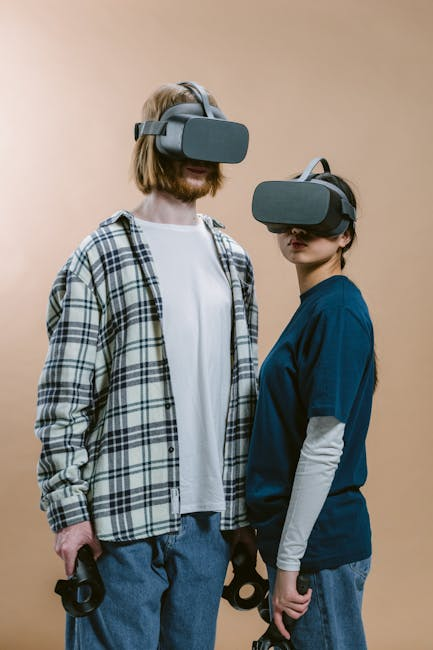
#> input picture Image Resizing & Reshaping/7047294.jpg, 433 x 650 px, found by its file name
$ python cropped.py
#> lines starting #> are read from the running program, lines starting #| are printed output that depends on the picture
import cv2

image = cv2.imread("Image Resizing & Reshaping\\7047294.jpg")
#> image is the input picture: shape (650, 433, 3); mean B, G, R 129.1, 136.1, 142.4

if image is not None:
    print("Image Loaded")

    cropped = image[50:450, 30:500] # [start-Y-axis:End-Y-axis, start-X-axis:End-X-axis]
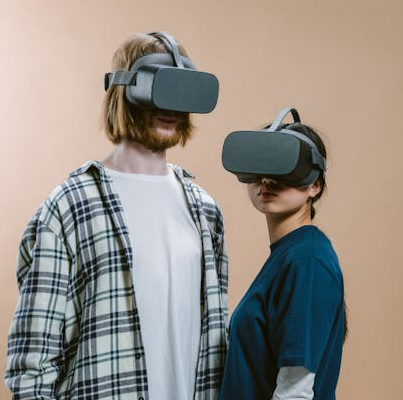
#> cropped: shape (400, 403, 3); mean B, G, R 136.9, 144.3, 151
    cv2.imshow("Original", image)
    cv2.imshow("Cropped", cropped)
    cv2.imwrite("Image Resizing & Reshaping\\cropped.png", cropped)
    cv2.waitKey(0)
    cv2.destroyAllWindows()

else:
    print("Image Could'nt Load")

$ run again, with Image Resizing & Reshaping/8337512.jpg copied over Image Resizing & Reshaping/7047294.jpg
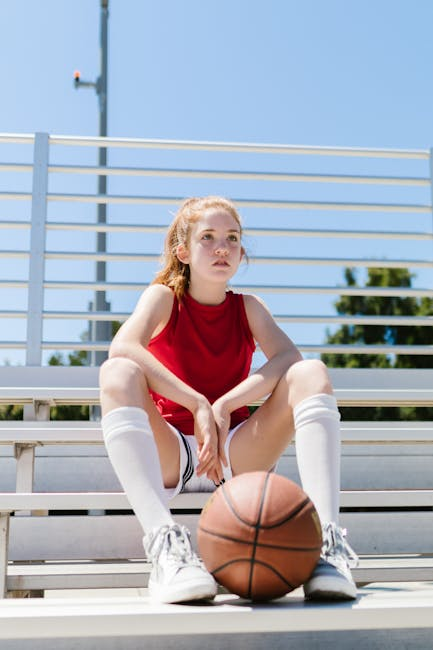
#> input picture Image Resizing & Reshaping/8337512.jpg, 433 x 650 px, found by its file name
#> image is the input picture: shape (650, 433, 3); mean B, G, R 185.9, 174.2, 170.3
#> `cropped = image[50:450, 30:500]`:
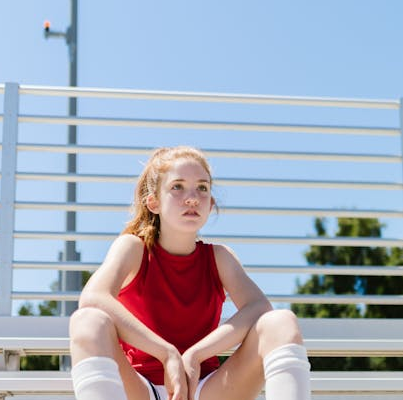
#> cropped: shape (400, 403, 3); mean B, G, R 188, 172.6, 166.7

$ run again, with Image Resizing & Reshaping/9207176.jpg copied over Image Resizing & Reshaping/7047294.jpg
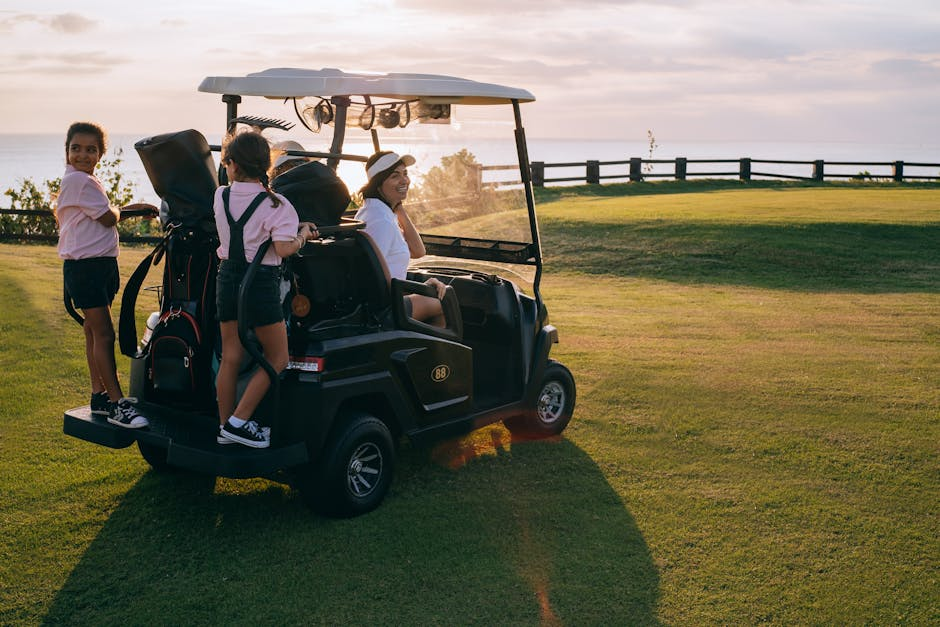
#> input picture Image Resizing & Reshaping/9207176.jpg, 940 x 627 px, found by its file name
#> image is the input picture: shape (627, 940, 3); mean B, G, R 88.5, 110.3, 115.5
#> `cropped = image[50:450, 30:500]`:
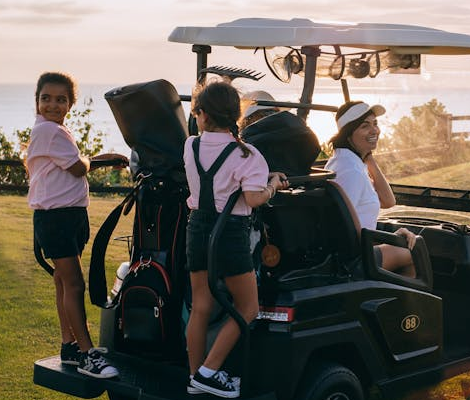
#> cropped: shape (400, 470, 3); mean B, G, R 88, 96.2, 102.3

$ run again, with Image Resizing & Reshaping/jackcosplay095.jpg copied over Image Resizing & Reshaping/7047294.jpg
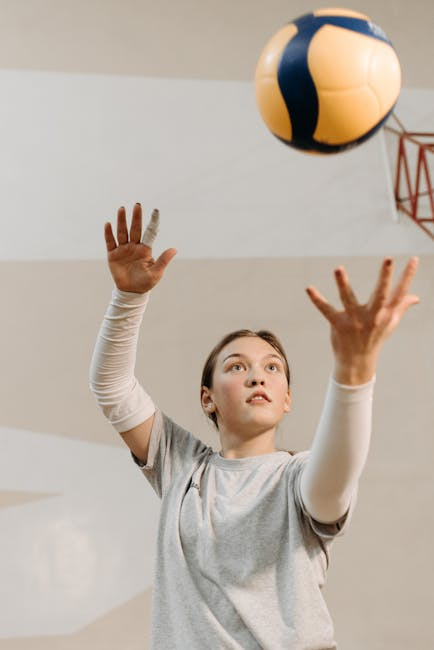
#> input picture Image Resizing & Reshaping/jackcosplay095.jpg, 434 x 650 px, found by its file name
#> image is the input picture: shape (650, 434, 3); mean B, G, R 166.3, 178, 190
#> `cropped = image[50:450, 30:500]`:
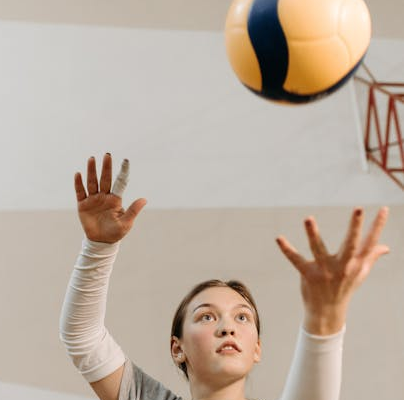
#> cropped: shape (400, 404, 3); mean B, G, R 160, 174, 189
